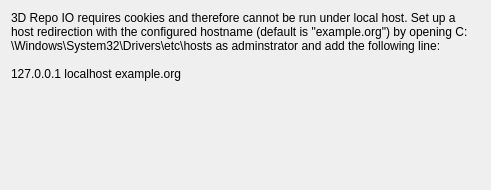
<?xml version="1.0" encoding="UTF-8"?>
<ui version="4.0">
 <class>HostRedirectWidget</class>
 <widget class="QWidget" name="HostRedirectWidget">
  <property name="geometry">
   <rect>
    <x>0</x>
    <y>0</y>
    <width>491</width>
    <height>190</height>
   </rect>
  </property>
  <property name="sizePolicy">
   <sizepolicy hsizetype="Preferred" vsizetype="Preferred">
    <horstretch>0</horstretch>
    <verstretch>0</verstretch>
   </sizepolicy>
  </property>
  <property name="minimumSize">
   <size>
    <width>491</width>
    <height>190</height>
   </size>
  </property>
  <property name="windowTitle">
   <string>Setting up host redirection</string>
  </property>
  <layout class="QVBoxLayout" name="verticalLayout">
   <item>
    <widget class="QLabel" name="label_2">
     <property name="text">
      <string>3D Repo IO requires cookies and therefore cannot be run under local host. Set up a host redirection with the configured hostname (default is "example.org") by opening C:\Windows\System32\Drivers\etc\hosts as adminstrator and add the following line:

127.0.0.1 localhost example.org</string>
     </property>
     <property name="wordWrap">
      <bool>true</bool>
     </property>
    </widget>
   </item>
   <item>
    <spacer name="verticalSpacer">
     <property name="orientation">
      <enum>Qt::Vertical</enum>
     </property>
     <property name="sizeHint" stdset="0">
      <size>
       <width>20</width>
       <height>122</height>
      </size>
     </property>
    </spacer>
   </item>
  </layout>
 </widget>
 <resources/>
 <connections/>
</ui>
